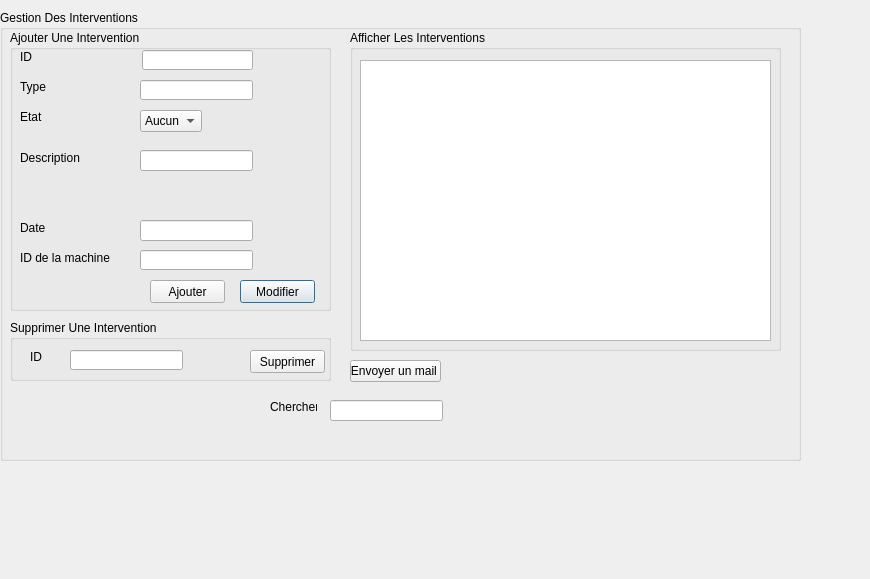
<?xml version="1.0" encoding="UTF-8"?>
<ui version="4.0">
 <class>interventions</class>
 <widget class="QDialog" name="interventions">
  <property name="geometry">
   <rect>
    <x>0</x>
    <y>0</y>
    <width>870</width>
    <height>579</height>
   </rect>
  </property>
  <property name="windowTitle">
   <string>Dialog</string>
  </property>
  <widget class="QGroupBox" name="groupBox">
   <property name="geometry">
    <rect>
     <x>0</x>
     <y>10</y>
     <width>801</width>
     <height>451</height>
    </rect>
   </property>
   <property name="title">
    <string>Gestion Des Interventions</string>
   </property>
   <widget class="QGroupBox" name="groupBox_4">
    <property name="geometry">
     <rect>
      <x>10</x>
      <y>20</y>
      <width>321</width>
      <height>281</height>
     </rect>
    </property>
    <property name="title">
     <string>Ajouter Une Intervention</string>
    </property>
    <widget class="QLabel" name="label_6">
     <property name="geometry">
      <rect>
       <x>10</x>
       <y>190</y>
       <width>111</width>
       <height>16</height>
      </rect>
     </property>
     <property name="text">
      <string>Date</string>
     </property>
    </widget>
    <widget class="QLabel" name="label_10">
     <property name="geometry">
      <rect>
       <x>10</x>
       <y>120</y>
       <width>71</width>
       <height>16</height>
      </rect>
     </property>
     <property name="text">
      <string>Description</string>
     </property>
    </widget>
    <widget class="QComboBox" name="etat_main">
     <property name="geometry">
      <rect>
       <x>130</x>
       <y>80</y>
       <width>62</width>
       <height>22</height>
      </rect>
     </property>
     <item>
      <property name="text">
       <string>Aucun</string>
      </property>
     </item>
     <item>
      <property name="text">
       <string>Réparation</string>
      </property>
     </item>
     <item>
      <property name="text">
       <string>Révision</string>
      </property>
     </item>
    </widget>
    <widget class="QLabel" name="label_11">
     <property name="geometry">
      <rect>
       <x>10</x>
       <y>80</y>
       <width>47</width>
       <height>14</height>
      </rect>
     </property>
     <property name="text">
      <string>Etat</string>
     </property>
    </widget>
    <widget class="QLabel" name="label_12">
     <property name="geometry">
      <rect>
       <x>10</x>
       <y>50</y>
       <width>47</width>
       <height>14</height>
      </rect>
     </property>
     <property name="text">
      <string>Type</string>
     </property>
    </widget>
    <widget class="QLineEdit" name="type_main">
     <property name="geometry">
      <rect>
       <x>130</x>
       <y>50</y>
       <width>113</width>
       <height>20</height>
      </rect>
     </property>
    </widget>
    <widget class="QPushButton" name="modifier_main">
     <property name="geometry">
      <rect>
       <x>230</x>
       <y>250</y>
       <width>75</width>
       <height>23</height>
      </rect>
     </property>
     <property name="text">
      <string>Modifier</string>
     </property>
    </widget>
    <widget class="QLabel" name="label_13">
     <property name="geometry">
      <rect>
       <x>10</x>
       <y>20</y>
       <width>47</width>
       <height>14</height>
      </rect>
     </property>
     <property name="text">
      <string>ID</string>
     </property>
    </widget>
    <widget class="QLineEdit" name="id_main">
     <property name="geometry">
      <rect>
       <x>132</x>
       <y>20</y>
       <width>111</width>
       <height>20</height>
      </rect>
     </property>
    </widget>
    <widget class="QLineEdit" name="id_mach">
     <property name="geometry">
      <rect>
       <x>130</x>
       <y>220</y>
       <width>113</width>
       <height>20</height>
      </rect>
     </property>
    </widget>
    <widget class="QLabel" name="label_14">
     <property name="geometry">
      <rect>
       <x>10</x>
       <y>220</y>
       <width>101</width>
       <height>16</height>
      </rect>
     </property>
     <property name="text">
      <string>ID de la machine</string>
     </property>
    </widget>
    <widget class="QPushButton" name="ajouter_main">
     <property name="geometry">
      <rect>
       <x>140</x>
       <y>250</y>
       <width>75</width>
       <height>23</height>
      </rect>
     </property>
     <property name="text">
      <string>Ajouter</string>
     </property>
    </widget>
    <widget class="QLineEdit" name="date_main">
     <property name="geometry">
      <rect>
       <x>130</x>
       <y>190</y>
       <width>113</width>
       <height>21</height>
      </rect>
     </property>
    </widget>
    <widget class="QLineEdit" name="descr_main">
     <property name="geometry">
      <rect>
       <x>130</x>
       <y>120</y>
       <width>113</width>
       <height>21</height>
      </rect>
     </property>
    </widget>
   </widget>
   <widget class="QGroupBox" name="groupBox_5">
    <property name="geometry">
     <rect>
      <x>10</x>
      <y>310</y>
      <width>321</width>
      <height>61</height>
     </rect>
    </property>
    <property name="title">
     <string>Supprimer Une Intervention</string>
    </property>
    <widget class="QLineEdit" name="id_main_sup">
     <property name="geometry">
      <rect>
       <x>60</x>
       <y>30</y>
       <width>113</width>
       <height>20</height>
      </rect>
     </property>
    </widget>
    <widget class="QLabel" name="label_15">
     <property name="geometry">
      <rect>
       <x>20</x>
       <y>30</y>
       <width>47</width>
       <height>14</height>
      </rect>
     </property>
     <property name="text">
      <string>ID</string>
     </property>
    </widget>
    <widget class="QPushButton" name="supprimer_main">
     <property name="geometry">
      <rect>
       <x>240</x>
       <y>30</y>
       <width>75</width>
       <height>23</height>
      </rect>
     </property>
     <property name="text">
      <string>Supprimer</string>
     </property>
    </widget>
   </widget>
   <widget class="QGroupBox" name="groupBox_6">
    <property name="geometry">
     <rect>
      <x>350</x>
      <y>20</y>
      <width>431</width>
      <height>321</height>
     </rect>
    </property>
    <property name="title">
     <string>Afficher Les Interventions</string>
    </property>
    <widget class="QTableView" name="afficher_main">
     <property name="geometry">
      <rect>
       <x>10</x>
       <y>30</y>
       <width>411</width>
       <height>281</height>
      </rect>
     </property>
    </widget>
   </widget>
   <widget class="QPushButton" name="mail">
    <property name="geometry">
     <rect>
      <x>350</x>
      <y>350</y>
      <width>91</width>
      <height>22</height>
     </rect>
    </property>
    <property name="text">
     <string>Envoyer un mail </string>
    </property>
   </widget>
   <widget class="QLineEdit" name="chercher">
    <property name="geometry">
     <rect>
      <x>330</x>
      <y>390</y>
      <width>113</width>
      <height>21</height>
     </rect>
    </property>
   </widget>
   <widget class="QLabel" name="label">
    <property name="geometry">
     <rect>
      <x>270</x>
      <y>390</y>
      <width>47</width>
      <height>14</height>
     </rect>
    </property>
    <property name="text">
     <string>Chercher</string>
    </property>
   </widget>
  </widget>
 </widget>
 <resources/>
 <connections/>
</ui>
